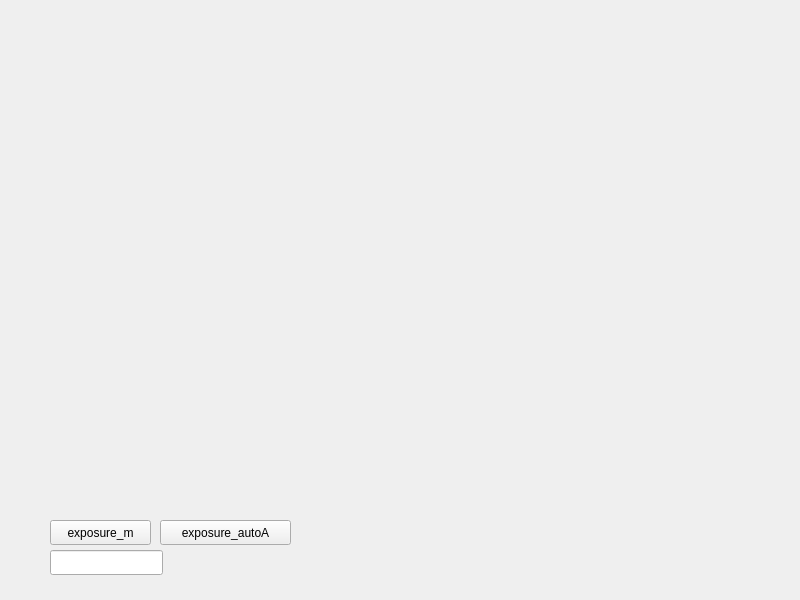
<?xml version="1.0" encoding="UTF-8"?>
<ui version="4.0">
 <class>MainWindow</class>
 <widget class="QMainWindow" name="MainWindow">
  <property name="geometry">
   <rect>
    <x>0</x>
    <y>0</y>
    <width>800</width>
    <height>600</height>
   </rect>
  </property>
  <property name="windowTitle">
   <string>MainWindow</string>
  </property>
  <widget class="QWidget" name="centralWidget">
   <widget class="QPushButton" name="pushButton">
    <property name="geometry">
     <rect>
      <x>50</x>
      <y>520</y>
      <width>101</width>
      <height>25</height>
     </rect>
    </property>
    <property name="text">
     <string>exposure_m</string>
    </property>
   </widget>
   <widget class="QPushButton" name="pushButton_2">
    <property name="geometry">
     <rect>
      <x>160</x>
      <y>520</y>
      <width>131</width>
      <height>25</height>
     </rect>
    </property>
    <property name="text">
     <string>exposure_autoA</string>
    </property>
   </widget>
   <widget class="QLineEdit" name="lineEdit">
    <property name="geometry">
     <rect>
      <x>50</x>
      <y>550</y>
      <width>113</width>
      <height>25</height>
     </rect>
    </property>
    <property name="text">
     <string/>
    </property>
    <property name="maxLength">
     <number>3</number>
    </property>
   </widget>
  </widget>
 </widget>
 <layoutdefault spacing="6" margin="11"/>
 <resources/>
 <connections>
  <connection>
   <sender>pushButton</sender>
   <signal>clicked()</signal>
   <receiver>MainWindow</receiver>
   <slot>v4l2_exposure_mode_manual()</slot>
   <hints>
    <hint type="sourcelabel">
     <x>96</x>
     <y>547</y>
    </hint>
    <hint type="destinationlabel">
     <x>229</x>
     <y>526</y>
    </hint>
   </hints>
  </connection>
  <connection>
   <sender>pushButton_2</sender>
   <signal>clicked()</signal>
   <receiver>MainWindow</receiver>
   <slot>v4l2_exposure_mode_autoA()</slot>
   <hints>
    <hint type="sourcelabel">
     <x>206</x>
     <y>555</y>
    </hint>
    <hint type="destinationlabel">
     <x>367</x>
     <y>572</y>
    </hint>
   </hints>
  </connection>
  <connection>
   <sender>lineEdit</sender>
   <signal>textChanged(QString)</signal>
   <receiver>MainWindow</receiver>
   <slot>v4l2_exposure_value(QString)</slot>
   <hints>
    <hint type="sourcelabel">
     <x>156</x>
     <y>585</y>
    </hint>
    <hint type="destinationlabel">
     <x>189</x>
     <y>589</y>
    </hint>
   </hints>
  </connection>
 </connections>
 <slots>
  <slot>v4l2_exposure_mode_manual()</slot>
  <slot>v4l2_exposure_mode_autoA()</slot>
  <slot>v4l2_exposure_value(QString)</slot>
 </slots>
</ui>
